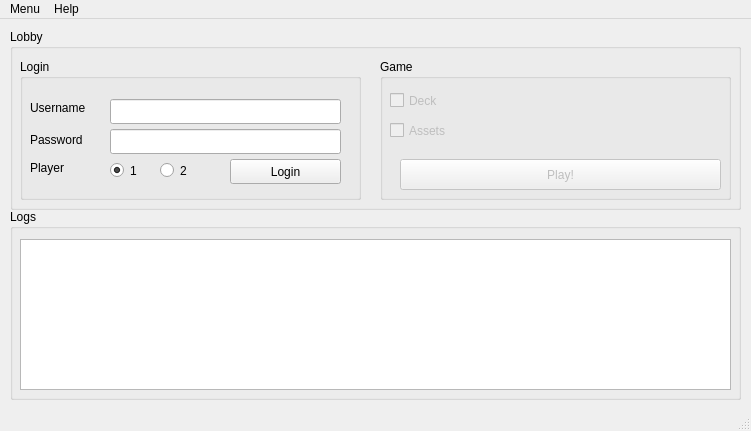
<?xml version="1.0" encoding="UTF-8"?>
<ui version="4.0">
 <class>MainWindow</class>
 <widget class="QMainWindow" name="MainWindow">
  <property name="geometry">
   <rect>
    <x>0</x>
    <y>0</y>
    <width>751</width>
    <height>431</height>
   </rect>
  </property>
  <property name="windowTitle">
   <string>HearthMod Beta</string>
  </property>
  <property name="windowIcon">
   <iconset>
    <normaloff>../../../.wine/drive_c/games/HS3/Hearthstone_Data/wait.cur</normaloff>../../../.wine/drive_c/games/HS3/Hearthstone_Data/wait.cur</iconset>
  </property>
  <property name="autoFillBackground">
   <bool>true</bool>
  </property>
  <widget class="QWidget" name="centralWidget">
   <widget class="QGroupBox" name="groupBox_2">
    <property name="geometry">
     <rect>
      <x>10</x>
      <y>190</y>
      <width>731</width>
      <height>191</height>
     </rect>
    </property>
    <property name="title">
     <string>Logs</string>
    </property>
    <widget class="QListWidget" name="listLogs">
     <property name="geometry">
      <rect>
       <x>10</x>
       <y>30</y>
       <width>711</width>
       <height>151</height>
      </rect>
     </property>
    </widget>
   </widget>
   <widget class="QGroupBox" name="lobby">
    <property name="enabled">
     <bool>true</bool>
    </property>
    <property name="geometry">
     <rect>
      <x>10</x>
      <y>10</y>
      <width>731</width>
      <height>181</height>
     </rect>
    </property>
    <property name="title">
     <string>Lobby</string>
    </property>
    <widget class="QGroupBox" name="groupBox">
     <property name="geometry">
      <rect>
       <x>10</x>
       <y>30</y>
       <width>341</width>
       <height>141</height>
      </rect>
     </property>
     <property name="title">
      <string>Login</string>
     </property>
     <widget class="QLineEdit" name="editUsername">
      <property name="geometry">
       <rect>
        <x>90</x>
        <y>40</y>
        <width>231</width>
        <height>25</height>
       </rect>
      </property>
     </widget>
     <widget class="QLabel" name="label">
      <property name="geometry">
       <rect>
        <x>10</x>
        <y>40</y>
        <width>71</width>
        <height>17</height>
       </rect>
      </property>
      <property name="text">
       <string>Username</string>
      </property>
     </widget>
     <widget class="QLabel" name="label_2">
      <property name="geometry">
       <rect>
        <x>10</x>
        <y>70</y>
        <width>67</width>
        <height>21</height>
       </rect>
      </property>
      <property name="text">
       <string>Password</string>
      </property>
     </widget>
     <widget class="QLineEdit" name="editPassword">
      <property name="geometry">
       <rect>
        <x>90</x>
        <y>70</y>
        <width>231</width>
        <height>25</height>
       </rect>
      </property>
      <property name="echoMode">
       <enum>QLineEdit::Password</enum>
      </property>
     </widget>
     <widget class="QPushButton" name="loginButton">
      <property name="geometry">
       <rect>
        <x>210</x>
        <y>100</y>
        <width>111</width>
        <height>25</height>
       </rect>
      </property>
      <property name="text">
       <string>Login</string>
      </property>
     </widget>
     <widget class="QLabel" name="label_3">
      <property name="geometry">
       <rect>
        <x>10</x>
        <y>100</y>
        <width>71</width>
        <height>17</height>
       </rect>
      </property>
      <property name="text">
       <string>Player</string>
      </property>
     </widget>
     <widget class="QRadioButton" name="player1">
      <property name="geometry">
       <rect>
        <x>90</x>
        <y>100</y>
        <width>41</width>
        <height>23</height>
       </rect>
      </property>
      <property name="text">
       <string>1</string>
      </property>
      <property name="checked">
       <bool>true</bool>
      </property>
     </widget>
     <widget class="QRadioButton" name="player2">
      <property name="geometry">
       <rect>
        <x>140</x>
        <y>100</y>
        <width>41</width>
        <height>23</height>
       </rect>
      </property>
      <property name="text">
       <string>2</string>
      </property>
     </widget>
    </widget>
    <widget class="QGroupBox" name="groupBox_3">
     <property name="geometry">
      <rect>
       <x>370</x>
       <y>30</y>
       <width>351</width>
       <height>141</height>
      </rect>
     </property>
     <property name="title">
      <string>Game</string>
     </property>
     <widget class="QCheckBox" name="checkDeck">
      <property name="enabled">
       <bool>false</bool>
      </property>
      <property name="geometry">
       <rect>
        <x>10</x>
        <y>30</y>
        <width>92</width>
        <height>23</height>
       </rect>
      </property>
      <property name="text">
       <string>Deck</string>
      </property>
     </widget>
     <widget class="QPushButton" name="pushPlay">
      <property name="enabled">
       <bool>false</bool>
      </property>
      <property name="geometry">
       <rect>
        <x>20</x>
        <y>100</y>
        <width>321</width>
        <height>31</height>
       </rect>
      </property>
      <property name="text">
       <string>Play!</string>
      </property>
     </widget>
     <widget class="QCheckBox" name="checkAssets">
      <property name="enabled">
       <bool>false</bool>
      </property>
      <property name="geometry">
       <rect>
        <x>10</x>
        <y>60</y>
        <width>92</width>
        <height>23</height>
       </rect>
      </property>
      <property name="text">
       <string>Assets</string>
      </property>
     </widget>
    </widget>
   </widget>
  </widget>
  <widget class="QMenuBar" name="menuBar">
   <property name="geometry">
    <rect>
     <x>0</x>
     <y>0</y>
     <width>751</width>
     <height>22</height>
    </rect>
   </property>
   <widget class="QMenu" name="menuMenu">
    <property name="title">
     <string>Menu</string>
    </property>
    <addaction name="actionQuit"/>
   </widget>
   <widget class="QMenu" name="menuAbout">
    <property name="title">
     <string>Help</string>
    </property>
   </widget>
   <addaction name="menuMenu"/>
   <addaction name="menuAbout"/>
  </widget>
  <widget class="QStatusBar" name="statusBar"/>
  <action name="actionQuit">
   <property name="text">
    <string>Quit</string>
   </property>
  </action>
 </widget>
 <layoutdefault spacing="6" margin="11"/>
 <resources/>
 <connections/>
</ui>
